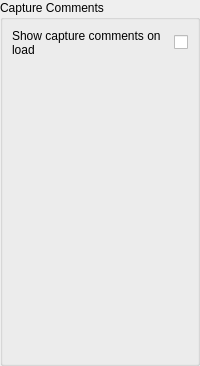
     <widget class="QWidget" name="commentsTab">
      <attribute name="title">
       <string>Comments</string>
      </attribute>
      <layout class="QVBoxLayout" name="verticalLayout_2">
       <property name="leftMargin">
        <number>0</number>
       </property>
       <property name="topMargin">
        <number>0</number>
       </property>
       <property name="rightMargin">
        <number>0</number>
       </property>
       <property name="bottomMargin">
        <number>0</number>
       </property>
       <item>
        <widget class="QGroupBox" name="groupBox_8">
         <property name="title">
          <string>Capture Comments</string>
         </property>
         <layout class="QGridLayout" name="gridLayout_9">
          <item row="0" column="0">
           <widget class="QLabel" name="label_32">
            <property name="sizePolicy">
             <sizepolicy hsizetype="Expanding" vsizetype="Preferred">
              <horstretch>0</horstretch>
              <verstretch>0</verstretch>
             </sizepolicy>
            </property>
            <property name="toolTip">
             <string>When loading a capture with comments in it, show the comments viewer and focus it when the capture is loaded.

Only happens if the capture is not in the recent files list.</string>
            </property>
            <property name="text">
             <string>Show capture comments on load</string>
            </property>
            <property name="wordWrap">
             <bool>true</bool>
            </property>
           </widget>
          </item>
          <item row="0" column="1">
           <widget class="QCheckBox" name="Comments_ShowOnLoad">
            <property name="toolTip">
             <string>When loading a capture with comments in it, show the comments viewer and focus it when the capture is loaded.

Only happens if the capture is not in the recent files list.</string>
            </property>
           </widget>
          </item>
          <item row="1" column="0">
           <spacer name="verticalSpacer_7">
            <property name="orientation">
             <enum>Qt::Orientation::Vertical</enum>
            </property>
            <property name="sizeHint" stdset="0">
             <size>
              <width>20</width>
              <height>297</height>
             </size>
            </property>
           </spacer>
          </item>
         </layout>
        </widget>
       </item>
      </layout>
     </widget>
